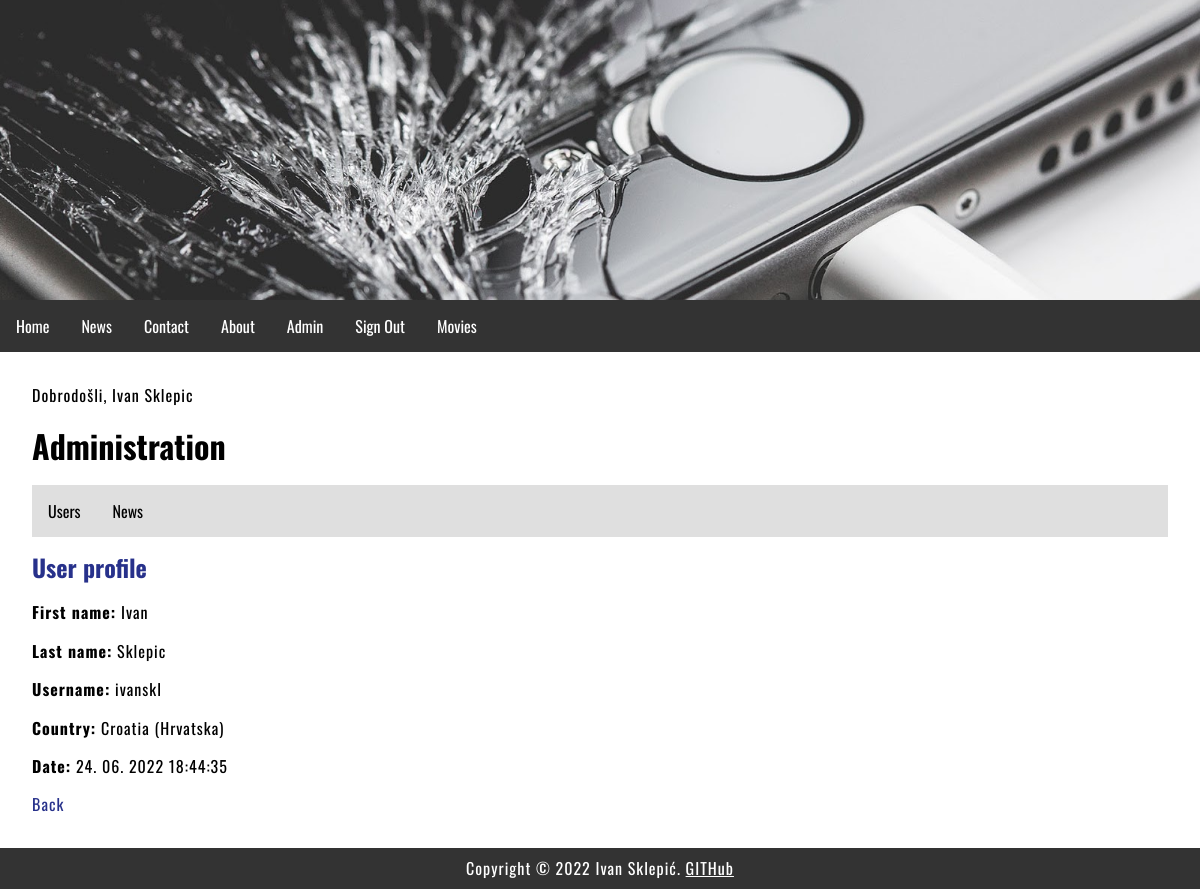
The app's page /index.php?menu=7&action=1&id=19 (signed in) with its own data.
### tables this page shows
CREATE TABLE `users` (
  `id` int(11) NOT NULL,
  `firstname` varchar(255) NOT NULL,
  `lastname` varchar(255) NOT NULL,
  `email` varchar(255) NOT NULL,
  `username` varchar(255) NOT NULL,
  `password` varchar(255) NOT NULL,
  `country` char(2) NOT NULL,
  `date` timestamp NOT NULL DEFAULT CURRENT_TIMESTAMP ON UPDATE CURRENT_TIMESTAMP,
  `archive` enum('Y','N') NOT NULL DEFAULT 'Y'
);

CREATE TABLE `countries` (
  `id` int(11) NOT NULL,
  `country_code` varchar(2) NOT NULL DEFAULT '',
  `country_name` varchar(100) NOT NULL DEFAULT ''
);

### functions.php (called while the page is built)
<?php
	function pickerDateToMysql($pickerDate){
		$date = DateTime::createFromFormat('Y-m-d H:i:s', $pickerDate);
		return $date->format('d. m. Y H:i:s');
	}
?>

### admin/users.php (the view, shortened to what this page needs)
<?php
	if (isset($_GET['id']) && $_GET['id'] != '') {
		$query  = "SELECT * FROM users";
		$query .= " WHERE id=".$_GET['id'];
		$result = @mysqli_query($MySQL, $query);
		$row = @mysqli_fetch_array($result);
		print '
		<h2>User profile</h2>
		<p><b>First name:</b> ' . $row['firstname'] . '</p>
		<p><b>Last name:</b> ' . $row['lastname'] . '</p>
		<p><b>Username:</b> ' . $row['username'] . '</p>';
		$_query  = "SELECT * FROM countries";
		$_query .= " WHERE country_code='" . $row['country'] . "'";
		$_result = @mysqli_query($MySQL, $_query);
		$_row = @mysqli_fetch_array($_result);
		print '
		<p><b>Country:</b> ' .$_row['country_name'] . '</p>
		<p><b>Date:</b> ' . pickerDateToMysql($row['date']) . '</p>
		<p><a href="index.php?menu='.$menu.'&amp;action='.$action.'">Back</a></p>';
	}
?>

### style.css (style rules this page uses)
body, html { font-family: 'Oswald', sans-serif; margin: 0; font-size: 16px; }
h1,h2 { margin: 0.5em 0; font-size: 2em; }
h2 { font-size: 1.5em; color: #27318b; }
main a { color: #27318b; text-decoration: none; }
p { margin: 1em 0; line-height: 1.4em; letter-spacing: 1px; }

### records on screen
users: firstname "Ivan", lastname "Sklepic", username "ivanskl", date "24. 06. 2022 18:44:35"
countries: country_name "Croatia (Hrvatska)"

### other values on screen
$_SESSION['message'] "Dobrodošli, Ivan Sklepic"
